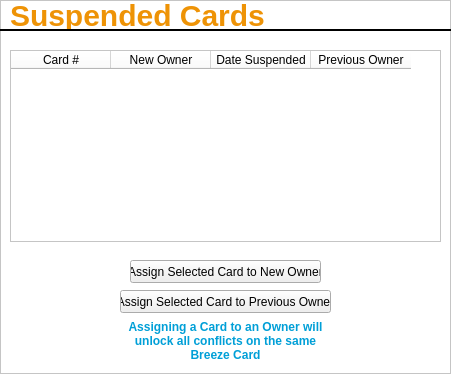
<?xml version="1.0" encoding="UTF-8"?>
<ui version="4.0">
 <class>Frame</class>
 <widget class="QFrame" name="Frame">
  <property name="geometry">
   <rect>
    <x>0</x>
    <y>0</y>
    <width>451</width>
    <height>374</height>
   </rect>
  </property>
  <property name="windowTitle">
   <string>Suspended Cards</string>
  </property>
  <property name="windowIcon">
   <iconset resource="../qtResources.qrc">
    <normaloff>:/newPrefix/ui/marta-logo.png</normaloff>:/newPrefix/ui/marta-logo.png</iconset>
  </property>
  <property name="styleSheet">
   <string notr="true">QFrame {background-color: #ffffff} 
QLabel {color: #009fd7; font-weight: bold;}
#frameLabelTop {background-color: transparent; color: #ee9306; font-size: 30px;}</string>
  </property>
  <property name="frameShape">
   <enum>QFrame::StyledPanel</enum>
  </property>
  <property name="frameShadow">
   <enum>QFrame::Raised</enum>
  </property>
  <widget class="QLabel" name="frameLabelTop">
   <property name="geometry">
    <rect>
     <x>10</x>
     <y>0</y>
     <width>401</width>
     <height>31</height>
    </rect>
   </property>
   <property name="font">
    <font>
     <pointsize>-1</pointsize>
     <weight>75</weight>
     <bold>true</bold>
    </font>
   </property>
   <property name="autoFillBackground">
    <bool>false</bool>
   </property>
   <property name="styleSheet">
    <string notr="true">#frameLabelTop {background-color: transparent}</string>
   </property>
   <property name="text">
    <string>Suspended Cards</string>
   </property>
  </widget>
  <widget class="QLabel" name="label">
   <property name="geometry">
    <rect>
     <x>120</x>
     <y>320</y>
     <width>211</width>
     <height>41</height>
    </rect>
   </property>
   <property name="text">
    <string>Assigning a Card to an Owner will unlock all conflicts on the same Breeze Card</string>
   </property>
   <property name="scaledContents">
    <bool>false</bool>
   </property>
   <property name="alignment">
    <set>Qt::AlignCenter</set>
   </property>
   <property name="wordWrap">
    <bool>true</bool>
   </property>
  </widget>
  <widget class="QPushButton" name="newOwnerButton">
   <property name="geometry">
    <rect>
     <x>130</x>
     <y>260</y>
     <width>191</width>
     <height>23</height>
    </rect>
   </property>
   <property name="text">
    <string>Assign Selected Card to New Owner</string>
   </property>
  </widget>
  <widget class="QTableWidget" name="suspendedCardTable">
   <property name="geometry">
    <rect>
     <x>10</x>
     <y>50</y>
     <width>431</width>
     <height>192</height>
    </rect>
   </property>
   <property name="columnCount">
    <number>4</number>
   </property>
   <column>
    <property name="text">
     <string>Card #</string>
    </property>
   </column>
   <column>
    <property name="text">
     <string>New Owner</string>
    </property>
   </column>
   <column>
    <property name="text">
     <string>Date Suspended</string>
    </property>
   </column>
   <column>
    <property name="text">
     <string>Previous Owner</string>
    </property>
   </column>
  </widget>
  <widget class="Line" name="line">
   <property name="windowModality">
    <enum>Qt::ApplicationModal</enum>
   </property>
   <property name="geometry">
    <rect>
     <x>0</x>
     <y>20</y>
     <width>451</width>
     <height>20</height>
    </rect>
   </property>
   <property name="maximumSize">
    <size>
     <width>16777215</width>
     <height>16777215</height>
    </size>
   </property>
   <property name="font">
    <font>
     <pointsize>8</pointsize>
    </font>
   </property>
   <property name="mouseTracking">
    <bool>true</bool>
   </property>
   <property name="autoFillBackground">
    <bool>false</bool>
   </property>
   <property name="styleSheet">
    <string notr="true">#line {background-color: transparent;}</string>
   </property>
   <property name="frameShadow">
    <enum>QFrame::Plain</enum>
   </property>
   <property name="lineWidth">
    <number>2</number>
   </property>
   <property name="orientation">
    <enum>Qt::Horizontal</enum>
   </property>
  </widget>
  <widget class="QPushButton" name="prevOwnerButton">
   <property name="geometry">
    <rect>
     <x>120</x>
     <y>290</y>
     <width>211</width>
     <height>23</height>
    </rect>
   </property>
   <property name="text">
    <string>Assign Selected Card to Previous Owner</string>
   </property>
  </widget>
 </widget>
 <resources>
  <include location="../qtResources.qrc"/>
 </resources>
 <connections/>
</ui>
